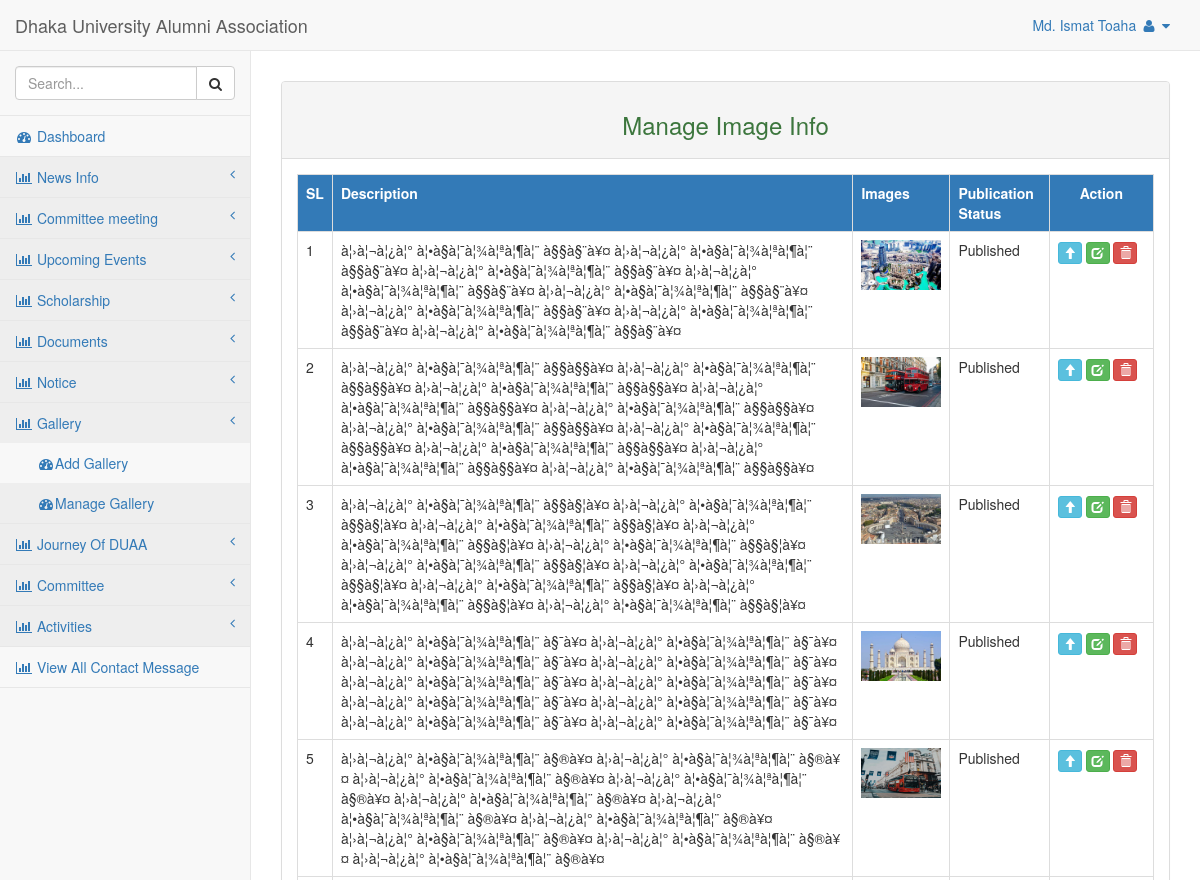
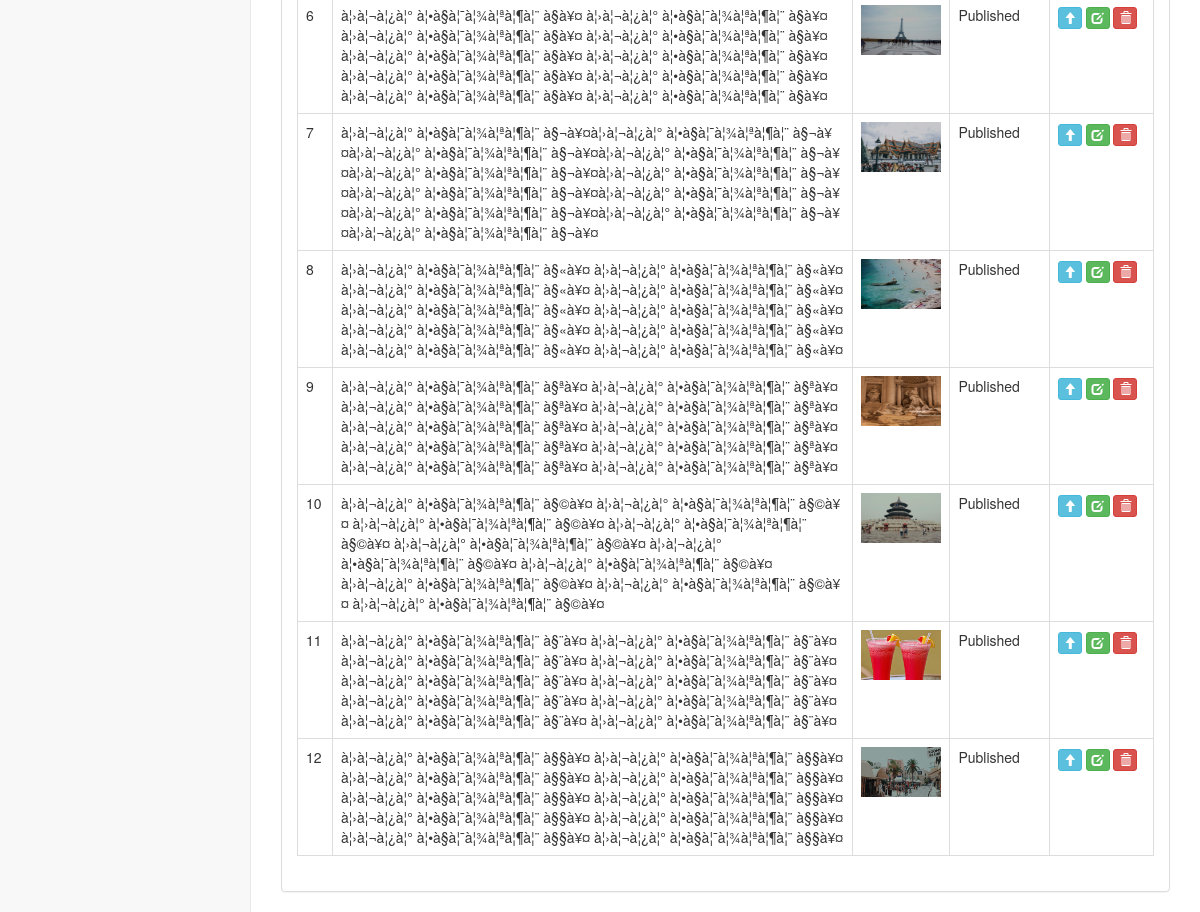
The app's page /admin/manage_gallery.php (signed in) with its own data (2 pictures, top to bottom).
### tables this page shows
CREATE TABLE `gallery` (
  `id` int(111) NOT NULL,
  `description` text NOT NULL,
  `img` text NOT NULL,
  `publication_status` varchar(111) NOT NULL
);

### admin/manage_gallery.php (the view, shortened to what this page needs)
<?php
include "header.php";
?>
    <div class="row">
        <div class="col-md-12" style="margin-top: 30px;">
            <div class="panel panel-default">
                <div class="panel-heading">
                    <h3 class="text-center text-success">Manage Image Info</h3>
                </div>
                <div class="panel-body">
                <div class="table-responsive">
                    <table class="table table-bordered">
                        <?php
                        try{
                            $con = new PDO ("mysql:host=localhost;dbname=alumni_association","root","");
                            $select=$con->prepare("SELECT * FROM gallery");
                            $select->setFetchMode(PDO::FETCH_ASSOC);
                            $select->execute();
                            $i=1;
                            ?>
                            <tr class="bg-primary">
                                <th>SL</th>
                                <th>Description</th>
                                <th>Images</th>
                                <th>Publication Status</th>
                                <th style="padding-left: 30px; padding-right: 30px;">Action</th>
                            </tr>
                            <?php while($p=$select->fetch()){?>
                                <tr><td><?php echo $i++ ?></td>
                                <td><?php echo $p['description']?></td>
                                    <td><img src="<?php echo $p['img']?>" height="50px" width="80px"/></td>
                                    <td><?php echo $p['publication_status']== 1 ? 'Published' : 'Unpublished'?></td>
                                    <td>
                                        <?php if($p['publication_status'] == 1){?>
                                            <a href="images_published.php?id=<?php echo $p['id'];?>" class="btn btn-info btn-xs">
                                                <span class="glyphicon glyphicon-arrow-up"></span>
                                            </a>
                                        <?php }else{?>
                                            <a href="images_unpublished.php?id=<?php echo $p['id'];?>" class="btn btn-warning btn-xs">
                                                <span class="glyphicon glyphicon-arrow-down"></span>
                                            </a>
                                        <?php }?>
                                        <a href="edit_images.php?id=<?php echo $p['id'];?>" class="btn btn-success btn-xs">
                                            <span class="glyphicon glyphicon-edit"></span>
                                        </a>
                                        <a href="images_delete.php?id=<?php echo $p['id'];?>" onclick="return confirm('Are You Sure Delete this!!');" class="btn btn-danger btn-xs">
                                            <span class="glyphicon glyphicon-trash"></span>
                                        </a>
                                    </td>
                                </tr>
                            <?php }
                            echo "</table>";
                        }
                        catch(PDOException $e)
                        {echo "error" . $e->getMessage();
                        }
                        ?>
                </div>
                </div>
            </div>
        </div>
    </div>
<?php
include "footer.php"
?>

### records on screen
gallery: description "à¦›à¦¬à¦¿à¦° à¦•à§à¦¯à¦¾à¦ªà¦¶à¦¨ à§§à§¨à¥¤ à¦›à¦¬à¦¿à¦° à¦•à§à¦¯à¦¾à¦ªà¦¶à¦¨ à§§à§¨à¥¤ à¦›à¦¬à¦¿à¦° à¦•à§à¦¯à¦¾à¦ªà¦¶à¦¨ à§§à§¨à¥¤ à¦›à¦¬à¦¿à¦° à¦•à§à¦¯à¦¾à¦ªà¦¶à¦¨ à§§à§¨à¥¤ à¦›à¦¬à¦¿à¦° à¦•à§à¦¯à¦¾à¦ªà¦¶à¦¨ à§§à§¨à¥¤ à¦›à¦¬à¦¿à¦° à¦•à§à¦¯à¦¾à¦ªà¦¶à¦¨ à§§à§¨à¥¤ à¦›à¦¬à¦¿à¦° à¦•à§à¦¯à¦¾à¦ªà¦¶à¦¨ à§§à§¨à¥¤ à¦›à¦¬à¦¿à¦° à¦•à§à¦¯à¦¾à¦ªà¦¶à¦¨ à§§à§¨à¥¤", img (picture), publication_status "Published"
gallery: description "à¦›à¦¬à¦¿à¦° à¦•à§à¦¯à¦¾à¦ªà¦¶à¦¨ à§§à§§à¥¤ à¦›à¦¬à¦¿à¦° à¦•à§à¦¯à¦¾à¦ªà¦¶à¦¨ à§§à§§à¥¤ à¦›à¦¬à¦¿à¦° à¦•à§à¦¯à¦¾à¦ªà¦¶à¦¨ à§§à§§à¥¤ à¦›à¦¬à¦¿à¦° à¦•à§à¦¯à¦¾à¦ªà¦¶à¦¨ à§§à§§à¥¤ à¦›à¦¬à¦¿à¦° à¦•à§à¦¯à¦¾à¦ªà¦¶à¦¨ à§§à§§à¥¤ à¦›à¦¬à¦¿à¦° à¦•à§à¦¯à¦¾à¦ªà¦¶à¦¨ à§§à§§à¥¤ à¦›à¦¬à¦¿à¦° à¦•à§à¦¯à¦¾à¦ªà¦¶à¦¨ à§§à§§à¥¤ à¦›à¦¬à¦¿à¦° à¦•à§à¦¯à¦¾à¦ªà¦¶à¦¨ à§§à§§à¥¤ à¦›à¦¬à¦¿à¦° à¦•à§à¦¯à¦¾à¦ªà¦¶à¦¨ à§§à§§à¥¤ à¦›à¦¬à¦¿à¦° à¦•à§à¦¯à¦¾à¦ªà¦¶à¦¨ à§§à§§à¥¤", img (picture), publication_status "Published"
gallery: description "à¦›à¦¬à¦¿à¦° à¦•à§à¦¯à¦¾à¦ªà¦¶à¦¨ à§§à§¦à¥¤ à¦›à¦¬à¦¿à¦° à¦•à§à¦¯à¦¾à¦ªà¦¶à¦¨ à§§à§¦à¥¤ à¦›à¦¬à¦¿à¦° à¦•à§à¦¯à¦¾à¦ªà¦¶à¦¨ à§§à§¦à¥¤ à¦›à¦¬à¦¿à¦° à¦•à§à¦¯à¦¾à¦ªà¦¶à¦¨ à§§à§¦à¥¤ à¦›à¦¬à¦¿à¦° à¦•à§à¦¯à¦¾à¦ªà¦¶à¦¨ à§§à§¦à¥¤ à¦›à¦¬à¦¿à¦° à¦•à§à¦¯à¦¾à¦ªà¦¶à¦¨ à§§à§¦à¥¤ à¦›à¦¬à¦¿à¦° à¦•à§à¦¯à¦¾à¦ªà¦¶à¦¨ à§§à§¦à¥¤ à¦›à¦¬à¦¿à¦° à¦•à§à¦¯à¦¾à¦ªà¦¶à¦¨ à§§à§¦à¥¤ à¦›à¦¬à¦¿à¦° à¦•à§à¦¯à¦¾à¦ªà¦¶à¦¨ à§§à§¦à¥¤ à¦›à¦¬à¦¿à¦° à¦•à§à¦¯à¦¾à¦ªà¦¶à¦¨ à§§à§¦à¥¤", img (picture), publication_status "Published"
gallery: description "à¦›à¦¬à¦¿à¦° à¦•à§à¦¯à¦¾à¦ªà¦¶à¦¨ à§¯à¥¤ à¦›à¦¬à¦¿à¦° à¦•à§à¦¯à¦¾à¦ªà¦¶à¦¨ à§¯à¥¤ à¦›à¦¬à¦¿à¦° à¦•à§à¦¯à¦¾à¦ªà¦¶à¦¨ à§¯à¥¤ à¦›à¦¬à¦¿à¦° à¦•à§à¦¯à¦¾à¦ªà¦¶à¦¨ à§¯à¥¤ à¦›à¦¬à¦¿à¦° à¦•à§à¦¯à¦¾à¦ªà¦¶à¦¨ à§¯à¥¤ à¦›à¦¬à¦¿à¦° à¦•à§à¦¯à¦¾à¦ªà¦¶à¦¨ à§¯à¥¤ à¦›à¦¬à¦¿à¦° à¦•à§à¦¯à¦¾à¦ªà¦¶à¦¨ à§¯à¥¤ à¦›à¦¬à¦¿à¦° à¦•à§à¦¯à¦¾à¦ªà¦¶à¦¨ à§¯à¥¤ à¦›à¦¬à¦¿à¦° à¦•à§à¦¯à¦¾à¦ªà¦¶à¦¨ à§¯à¥¤ à¦›à¦¬à¦¿à¦° à¦•à§à¦¯à¦¾à¦ªà¦¶à¦¨ à§¯à¥¤", img (picture), publication_status "Published"
gallery: description "à¦›à¦¬à¦¿à¦° à¦•à§à¦¯à¦¾à¦ªà¦¶à¦¨ à§®à¥¤ à¦›à¦¬à¦¿à¦° à¦•à§à¦¯à¦¾à¦ªà¦¶à¦¨ à§®à¥¤ à¦›à¦¬à¦¿à¦° à¦•à§à¦¯à¦¾à¦ªà¦¶à¦¨ à§®à¥¤ à¦›à¦¬à¦¿à¦° à¦•à§à¦¯à¦¾à¦ªà¦¶à¦¨ à§®à¥¤ à¦›à¦¬à¦¿à¦° à¦•à§à¦¯à¦¾à¦ªà¦¶à¦¨ à§®à¥¤ à¦›à¦¬à¦¿à¦° à¦•à§à¦¯à¦¾à¦ªà¦¶à¦¨ à§®à¥¤ à¦›à¦¬à¦¿à¦° à¦•à§à¦¯à¦¾à¦ªà¦¶à¦¨ à§®à¥¤ à¦›à¦¬à¦¿à¦° à¦•à§à¦¯à¦¾à¦ªà¦¶à¦¨ à§®à¥¤ à¦›à¦¬à¦¿à¦° à¦•à§à¦¯à¦¾à¦ªà¦¶à¦¨ à§®à¥¤ à¦›à¦¬à¦¿à¦° à¦•à§à¦¯à¦¾à¦ªà¦¶à¦¨ à§®à¥¤", img (picture), publication_status "Published"
gallery: description "à¦›à¦¬à¦¿à¦° à¦•à§à¦¯à¦¾à¦ªà¦¶à¦¨ à§­à¥¤ à¦›à¦¬à¦¿à¦° à¦•à§à¦¯à¦¾à¦ªà¦¶à¦¨ à§­à¥¤ à¦›à¦¬à¦¿à¦° à¦•à§à¦¯à¦¾à¦ªà¦¶à¦¨ à§­à¥¤ à¦›à¦¬à¦¿à¦° à¦•à§à¦¯à¦¾à¦ªà¦¶à¦¨ à§­à¥¤ à¦›à¦¬à¦¿à¦° à¦•à§à¦¯à¦¾à¦ªà¦¶à¦¨ à§­à¥¤ à¦›à¦¬à¦¿à¦° à¦•à§à¦¯à¦¾à¦ªà¦¶à¦¨ à§­à¥¤ à¦›à¦¬à¦¿à¦° à¦•à§à¦¯à¦¾à¦ªà¦¶à¦¨ à§­à¥¤ à¦›à¦¬à¦¿à¦° à¦•à§à¦¯à¦¾à¦ªà¦¶à¦¨ à§­à¥¤ à¦›à¦¬à¦¿à¦° à¦•à§à¦¯à¦¾à¦ªà¦¶à¦¨ à§­à¥¤ à¦›à¦¬à¦¿à¦° à¦•à§à¦¯à¦¾à¦ªà¦¶à¦¨ à§­à¥¤", img (picture), publication_status "Published"
gallery: description "à¦›à¦¬à¦¿à¦° à¦•à§à¦¯à¦¾à¦ªà¦¶à¦¨ à§¬à¥¤à¦›à¦¬à¦¿à¦° à¦•à§à¦¯à¦¾à¦ªà¦¶à¦¨ à§¬à¥¤à¦›à¦¬à¦¿à¦° à¦•à§à¦¯à¦¾à¦ªà¦¶à¦¨ à§¬à¥¤à¦›à¦¬à¦¿à¦° à¦•à§à¦¯à¦¾à¦ªà¦¶à¦¨ à§¬à¥¤à¦›à¦¬à¦¿à¦° à¦•à§à¦¯à¦¾à¦ªà¦¶à¦¨ à§¬à¥¤à¦›à¦¬à¦¿à¦° à¦•à§à¦¯à¦¾à¦ªà¦¶à¦¨ à§¬à¥¤à¦›à¦¬à¦¿à¦° à¦•à§à¦¯à¦¾à¦ªà¦¶à¦¨ à§¬à¥¤à¦›à¦¬à¦¿à¦° à¦•à§à¦¯à¦¾à¦ªà¦¶à¦¨ à§¬à¥¤à¦›à¦¬à¦¿à¦° à¦•à§à¦¯à¦¾à¦ªà¦¶à¦¨ à§¬à¥¤à¦›à¦¬à¦¿à¦° à¦•à§à¦¯à¦¾à¦ªà¦¶à¦¨ à§¬à¥¤à¦›à¦¬à¦¿à¦° à¦•à§à¦¯à¦¾à¦ªà¦¶à¦¨ à§¬à¥¤", img (picture), publication_status "Published"
gallery: description "à¦›à¦¬à¦¿à¦° à¦•à§à¦¯à¦¾à¦ªà¦¶à¦¨ à§«à¥¤ à¦›à¦¬à¦¿à¦° à¦•à§à¦¯à¦¾à¦ªà¦¶à¦¨ à§«à¥¤ à¦›à¦¬à¦¿à¦° à¦•à§à¦¯à¦¾à¦ªà¦¶à¦¨ à§«à¥¤ à¦›à¦¬à¦¿à¦° à¦•à§à¦¯à¦¾à¦ªà¦¶à¦¨ à§«à¥¤ à¦›à¦¬à¦¿à¦° à¦•à§à¦¯à¦¾à¦ªà¦¶à¦¨ à§«à¥¤ à¦›à¦¬à¦¿à¦° à¦•à§à¦¯à¦¾à¦ªà¦¶à¦¨ à§«à¥¤ à¦›à¦¬à¦¿à¦° à¦•à§à¦¯à¦¾à¦ªà¦¶à¦¨ à§«à¥¤ à¦›à¦¬à¦¿à¦° à¦•à§à¦¯à¦¾à¦ªà¦¶à¦¨ à§«à¥¤ à¦›à¦¬à¦¿à¦° à¦•à§à¦¯à¦¾à¦ªà¦¶à¦¨ à§«à¥¤ à¦›à¦¬à¦¿à¦° à¦•à§à¦¯à¦¾à¦ªà¦¶à¦¨ à§«à¥¤", img (picture), publication_status "Published"
gallery: description "à¦›à¦¬à¦¿à¦° à¦•à§à¦¯à¦¾à¦ªà¦¶à¦¨ à§ªà¥¤ à¦›à¦¬à¦¿à¦° à¦•à§à¦¯à¦¾à¦ªà¦¶à¦¨ à§ªà¥¤ à¦›à¦¬à¦¿à¦° à¦•à§à¦¯à¦¾à¦ªà¦¶à¦¨ à§ªà¥¤ à¦›à¦¬à¦¿à¦° à¦•à§à¦¯à¦¾à¦ªà¦¶à¦¨ à§ªà¥¤ à¦›à¦¬à¦¿à¦° à¦•à§à¦¯à¦¾à¦ªà¦¶à¦¨ à§ªà¥¤ à¦›à¦¬à¦¿à¦° à¦•à§à¦¯à¦¾à¦ªà¦¶à¦¨ à§ªà¥¤ à¦›à¦¬à¦¿à¦° à¦•à§à¦¯à¦¾à¦ªà¦¶à¦¨ à§ªà¥¤ à¦›à¦¬à¦¿à¦° à¦•à§à¦¯à¦¾à¦ªà¦¶à¦¨ à§ªà¥¤ à¦›à¦¬à¦¿à¦° à¦•à§à¦¯à¦¾à¦ªà¦¶à¦¨ à§ªà¥¤ à¦›à¦¬à¦¿à¦° à¦•à§à¦¯à¦¾à¦ªà¦¶à¦¨ à§ªà¥¤", img (picture), publication_status "Published"
gallery: description "à¦›à¦¬à¦¿à¦° à¦•à§à¦¯à¦¾à¦ªà¦¶à¦¨ à§©à¥¤ à¦›à¦¬à¦¿à¦° à¦•à§à¦¯à¦¾à¦ªà¦¶à¦¨ à§©à¥¤ à¦›à¦¬à¦¿à¦° à¦•à§à¦¯à¦¾à¦ªà¦¶à¦¨ à§©à¥¤ à¦›à¦¬à¦¿à¦° à¦•à§à¦¯à¦¾à¦ªà¦¶à¦¨ à§©à¥¤ à¦›à¦¬à¦¿à¦° à¦•à§à¦¯à¦¾à¦ªà¦¶à¦¨ à§©à¥¤ à¦›à¦¬à¦¿à¦° à¦•à§à¦¯à¦¾à¦ªà¦¶à¦¨ à§©à¥¤ à¦›à¦¬à¦¿à¦° à¦•à§à¦¯à¦¾à¦ªà¦¶à¦¨ à§©à¥¤ à¦›à¦¬à¦¿à¦° à¦•à§à¦¯à¦¾à¦ªà¦¶à¦¨ à§©à¥¤ à¦›à¦¬à¦¿à¦° à¦•à§à¦¯à¦¾à¦ªà¦¶à¦¨ à§©à¥¤ à¦›à¦¬à¦¿à¦° à¦•à§à¦¯à¦¾à¦ªà¦¶à¦¨ à§©à¥¤", img (picture), publication_status "Published"
gallery: description "à¦›à¦¬à¦¿à¦° à¦•à§à¦¯à¦¾à¦ªà¦¶à¦¨ à§¨à¥¤ à¦›à¦¬à¦¿à¦° à¦•à§à¦¯à¦¾à¦ªà¦¶à¦¨ à§¨à¥¤ à¦›à¦¬à¦¿à¦° à¦•à§à¦¯à¦¾à¦ªà¦¶à¦¨ à§¨à¥¤ à¦›à¦¬à¦¿à¦° à¦•à§à¦¯à¦¾à¦ªà¦¶à¦¨ à§¨à¥¤ à¦›à¦¬à¦¿à¦° à¦•à§à¦¯à¦¾à¦ªà¦¶à¦¨ à§¨à¥¤ à¦›à¦¬à¦¿à¦° à¦•à§à¦¯à¦¾à¦ªà¦¶à¦¨ à§¨à¥¤ à¦›à¦¬à¦¿à¦° à¦•à§à¦¯à¦¾à¦ªà¦¶à¦¨ à§¨à¥¤ à¦›à¦¬à¦¿à¦° à¦•à§à¦¯à¦¾à¦ªà¦¶à¦¨ à§¨à¥¤ à¦›à¦¬à¦¿à¦° à¦•à§à¦¯à¦¾à¦ªà¦¶à¦¨ à§¨à¥¤ à¦›à¦¬à¦¿à¦° à¦•à§à¦¯à¦¾à¦ªà¦¶à¦¨ à§¨à¥¤", img (picture), publication_status "Published"
gallery: description "à¦›à¦¬à¦¿à¦° à¦•à§à¦¯à¦¾à¦ªà¦¶à¦¨ à§§à¥¤ à¦›à¦¬à¦¿à¦° à¦•à§à¦¯à¦¾à¦ªà¦¶à¦¨ à§§à¥¤ à¦›à¦¬à¦¿à¦° à¦•à§à¦¯à¦¾à¦ªà¦¶à¦¨ à§§à¥¤ à¦›à¦¬à¦¿à¦° à¦•à§à¦¯à¦¾à¦ªà¦¶à¦¨ à§§à¥¤ à¦›à¦¬à¦¿à¦° à¦•à§à¦¯à¦¾à¦ªà¦¶à¦¨ à§§à¥¤ à¦›à¦¬à¦¿à¦° à¦•à§à¦¯à¦¾à¦ªà¦¶à¦¨ à§§à¥¤ à¦›à¦¬à¦¿à¦° à¦•à§à¦¯à¦¾à¦ªà¦¶à¦¨ à§§à¥¤ à¦›à¦¬à¦¿à¦° à¦•à§à¦¯à¦¾à¦ªà¦¶à¦¨ à§§à¥¤ à¦›à¦¬à¦¿à¦° à¦•à§à¦¯à¦¾à¦ªà¦¶à¦¨ à§§à¥¤ à¦›à¦¬à¦¿à¦° à¦•à§à¦¯à¦¾à¦ªà¦¶à¦¨ à§§à¥¤", img (picture), publication_status "Published"

### other values on screen
$_SESSION['User'] "Md. Ismat Toaha"
